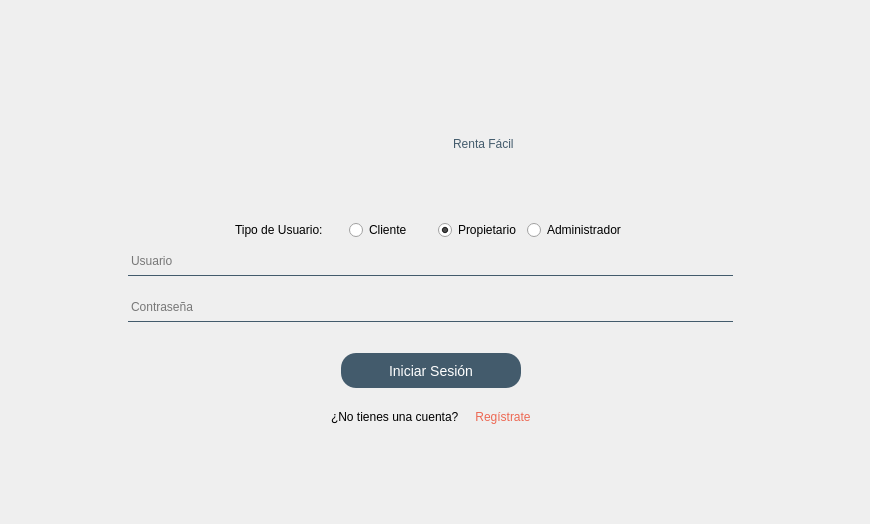
    <widget class="QWidget" name="IniciarSesion">
     <widget class="QWidget" name="layoutWidget">
      <property name="geometry">
       <rect>
        <x>0</x>
        <y>0</y>
        <width>861</width>
        <height>515</height>
       </rect>
      </property>
      <layout class="QVBoxLayout" name="verticalLayout_6">
       <item>
        <layout class="QHBoxLayout" name="horizontalLayout_12">
         <item>
          <layout class="QVBoxLayout" name="verticalLayout_9">
           <item>
            <widget class="QPushButton" name="btnback">
             <property name="minimumSize">
              <size>
               <width>32</width>
               <height>32</height>
              </size>
             </property>
             <property name="maximumSize">
              <size>
               <width>32</width>
               <height>32</height>
              </size>
             </property>
             <property name="styleSheet">
              <string notr="true">border:none;</string>
             </property>
             <property name="text">
              <string/>
             </property>
             <property name="icon">
              <iconset resource="icons.qrc">
               <normaloff>:/iconos/left-arrow.png</normaloff>:/iconos/left-arrow.png</iconset>
             </property>
             <property name="iconSize">
              <size>
               <width>32</width>
               <height>32</height>
              </size>
             </property>
            </widget>
           </item>
           <item>
            <spacer name="verticalSpacer_2">
             <property name="orientation">
              <enum>Qt::Vertical</enum>
             </property>
             <property name="sizeHint" stdset="0">
              <size>
               <width>20</width>
               <height>40</height>
              </size>
             </property>
            </spacer>
           </item>
          </layout>
         </item>
         <item>
          <spacer name="horizontalSpacer_19">
           <property name="orientation">
            <enum>Qt::Horizontal</enum>
           </property>
           <property name="sizeHint" stdset="0">
            <size>
             <width>40</width>
             <height>20</height>
            </size>
           </property>
          </spacer>
         </item>
        </layout>
       </item>
       <item>
        <layout class="QHBoxLayout" name="horizontalLayout_9">
         <item>
          <spacer name="horizontalSpacer_14">
           <property name="orientation">
            <enum>Qt::Horizontal</enum>
           </property>
           <property name="sizeHint" stdset="0">
            <size>
             <width>40</width>
             <height>20</height>
            </size>
           </property>
          </spacer>
         </item>
         <item>
          <layout class="QHBoxLayout" name="horizontalLayout_8">
           <item>
            <widget class="QLabel" name="lblLogo">
             <property name="minimumSize">
              <size>
               <width>100</width>
               <height>100</height>
              </size>
             </property>
             <property name="maximumSize">
              <size>
               <width>100</width>
               <height>100</height>
              </size>
             </property>
             <property name="text">
              <string/>
             </property>
             <property name="pixmap">
              <pixmap resource="icons.qrc">:/iconos/placeholder.png</pixmap>
             </property>
             <property name="scaledContents">
              <bool>true</bool>
             </property>
            </widget>
           </item>
           <item>
            <widget class="QLabel" name="label_3">
             <property name="styleSheet">
              <string notr="true">font: 36pt &quot;Gill Sans MT&quot;;
color: #435B6C;</string>
             </property>
             <property name="text">
              <string>Renta Fácil</string>
             </property>
            </widget>
           </item>
          </layout>
         </item>
         <item>
          <spacer name="horizontalSpacer_15">
           <property name="orientation">
            <enum>Qt::Horizontal</enum>
           </property>
           <property name="sizeHint" stdset="0">
            <size>
             <width>40</width>
             <height>20</height>
            </size>
           </property>
          </spacer>
         </item>
        </layout>
       </item>
       <item>
        <spacer name="verticalSpacer_10">
         <property name="orientation">
          <enum>Qt::Vertical</enum>
         </property>
         <property name="sizeType">
          <enum>QSizePolicy::Fixed</enum>
         </property>
         <property name="sizeHint" stdset="0">
          <size>
           <width>20</width>
           <height>20</height>
          </size>
         </property>
        </spacer>
       </item>
       <item>
        <layout class="QHBoxLayout" name="horizontalLayout_10">
         <item>
          <spacer name="horizontalSpacer_16">
           <property name="orientation">
            <enum>Qt::Horizontal</enum>
           </property>
           <property name="sizeHint" stdset="0">
            <size>
             <width>40</width>
             <height>20</height>
            </size>
           </property>
          </spacer>
         </item>
         <item>
          <layout class="QVBoxLayout" name="verticalLayout_5">
           <item>
            <layout class="QHBoxLayout" name="horizontalLayout_163">
             <item>
              <spacer name="horizontalSpacer_221">
               <property name="orientation">
                <enum>Qt::Horizontal</enum>
               </property>
               <property name="sizeHint" stdset="0">
                <size>
                 <width>40</width>
                 <height>20</height>
                </size>
               </property>
              </spacer>
             </item>
             <item>
              <widget class="QLabel" name="label_109">
               <property name="text">
                <string>Tipo de Usuario:</string>
               </property>
              </widget>
             </item>
             <item>
              <spacer name="horizontalSpacer_222">
               <property name="orientation">
                <enum>Qt::Horizontal</enum>
               </property>
               <property name="sizeType">
                <enum>QSizePolicy::Fixed</enum>
               </property>
               <property name="sizeHint" stdset="0">
                <size>
                 <width>20</width>
                 <height>20</height>
                </size>
               </property>
              </spacer>
             </item>
             <item>
              <widget class="QRadioButton" name="iniciarClienteRB">
               <property name="text">
                <string>Cliente</string>
               </property>
               <property name="checked">
                <bool>false</bool>
               </property>
              </widget>
             </item>
             <item>
              <spacer name="horizontalSpacer_223">
               <property name="orientation">
                <enum>Qt::Horizontal</enum>
               </property>
               <property name="sizeType">
                <enum>QSizePolicy::Fixed</enum>
               </property>
               <property name="sizeHint" stdset="0">
                <size>
                 <width>20</width>
                 <height>20</height>
                </size>
               </property>
              </spacer>
             </item>
             <item>
              <widget class="QRadioButton" name="iniciarPropietarioRB">
               <property name="text">
                <string>Propietario</string>
               </property>
               <property name="checked">
                <bool>true</bool>
               </property>
              </widget>
             </item>
             <item>
              <widget class="QRadioButton" name="iniciarAdministradorRB">
               <property name="text">
                <string>Administrador</string>
               </property>
              </widget>
             </item>
             <item>
              <spacer name="horizontalSpacer_224">
               <property name="orientation">
                <enum>Qt::Horizontal</enum>
               </property>
               <property name="sizeHint" stdset="0">
                <size>
                 <width>40</width>
                 <height>20</height>
                </size>
               </property>
              </spacer>
             </item>
            </layout>
           </item>
           <item alignment="Qt::AlignHCenter">
            <widget class="QLineEdit" name="loginNom">
             <property name="minimumSize">
              <size>
               <width>605</width>
               <height>30</height>
              </size>
             </property>
             <property name="maximumSize">
              <size>
               <width>375</width>
               <height>30</height>
              </size>
             </property>
             <property name="styleSheet">
              <string notr="true">background-color:transparent;
border-top: none;
border-bottom: 1px solid #435B6C;
boder-radius: 5px;</string>
             </property>
             <property name="placeholderText">
              <string>Usuario</string>
             </property>
            </widget>
           </item>
           <item>
            <spacer name="verticalSpacer_8">
             <property name="orientation">
              <enum>Qt::Vertical</enum>
             </property>
             <property name="sizeType">
              <enum>QSizePolicy::Fixed</enum>
             </property>
             <property name="sizeHint" stdset="0">
              <size>
               <width>20</width>
               <height>10</height>
              </size>
             </property>
            </spacer>
           </item>
           <item>
            <widget class="QLineEdit" name="loginPass">
             <property name="minimumSize">
              <size>
               <width>0</width>
               <height>30</height>
              </size>
             </property>
             <property name="maximumSize">
              <size>
               <width>16777215</width>
               <height>30</height>
              </size>
             </property>
             <property name="styleSheet">
              <string notr="true">background-color:transparent;
border-top: none;
border-bottom: 1px solid #435B6C;
boder-radius: 5px;</string>
             </property>
             <property name="inputMask">
              <string/>
             </property>
             <property name="text">
              <string/>
             </property>
             <property name="frame">
              <bool>true</bool>
             </property>
             <property name="echoMode">
              <enum>QLineEdit::Password</enum>
             </property>
             <property name="placeholderText">
              <string>Contraseña</string>
             </property>
             <property name="cursorMoveStyle">
              <enum>Qt::VisualMoveStyle</enum>
             </property>
             <property name="clearButtonEnabled">
              <bool>false</bool>
             </property>
            </widget>
           </item>
           <item>
            <spacer name="verticalSpacer_9">
             <property name="orientation">
              <enum>Qt::Vertical</enum>
             </property>
             <property name="sizeType">
              <enum>QSizePolicy::Fixed</enum>
             </property>
             <property name="sizeHint" stdset="0">
              <size>
               <width>20</width>
               <height>25</height>
              </size>
             </property>
            </spacer>
           </item>
           <item>
            <layout class="QHBoxLayout" name="horizontalLayout_7">
             <item>
              <spacer name="horizontalSpacer_12">
               <property name="orientation">
                <enum>Qt::Horizontal</enum>
               </property>
               <property name="sizeType">
                <enum>QSizePolicy::Expanding</enum>
               </property>
               <property name="sizeHint" stdset="0">
                <size>
                 <width>40</width>
                 <height>20</height>
                </size>
               </property>
              </spacer>
             </item>
             <item>
              <widget class="QPushButton" name="pushButton_2">
               <property name="minimumSize">
                <size>
                 <width>180</width>
                 <height>35</height>
                </size>
               </property>
               <property name="maximumSize">
                <size>
                 <width>280</width>
                 <height>35</height>
                </size>
               </property>
               <property name="cursor">
                <cursorShape>PointingHandCursor</cursorShape>
               </property>
               <property name="styleSheet">
                <string notr="true">background-color:#435B6C;
  border: 0;
  border-radius: 15px;
  height: 35px;
  max-width: 280px;
color: white;
font-size:14px;</string>
               </property>
               <property name="text">
                <string>Iniciar Sesión</string>
               </property>
              </widget>
             </item>
             <item>
              <spacer name="horizontalSpacer_13">
               <property name="orientation">
                <enum>Qt::Horizontal</enum>
               </property>
               <property name="sizeType">
                <enum>QSizePolicy::Expanding</enum>
               </property>
               <property name="sizeHint" stdset="0">
                <size>
                 <width>40</width>
                 <height>20</height>
                </size>
               </property>
              </spacer>
             </item>
            </layout>
           </item>
           <item>
            <spacer name="verticalSpacer_12">
             <property name="orientation">
              <enum>Qt::Vertical</enum>
             </property>
             <property name="sizeType">
              <enum>QSizePolicy::Fixed</enum>
             </property>
             <property name="sizeHint" stdset="0">
              <size>
               <width>20</width>
               <height>13</height>
              </size>
             </property>
            </spacer>
           </item>
           <item>
            <layout class="QHBoxLayout" name="horizontalLayout_41">
             <item>
              <spacer name="horizontalSpacer_44">
               <property name="orientation">
                <enum>Qt::Horizontal</enum>
               </property>
               <property name="sizeHint" stdset="0">
                <size>
                 <width>40</width>
                 <height>20</height>
                </size>
               </property>
              </spacer>
             </item>
             <item>
              <layout class="QHBoxLayout" name="horizontalLayout_42">
               <item>
                <widget class="QLabel" name="label_24">
                 <property name="text">
                  <string>¿No tienes una cuenta?</string>
                 </property>
                </widget>
               </item>
               <item>
                <spacer name="horizontalSpacer_45">
                 <property name="orientation">
                  <enum>Qt::Horizontal</enum>
                 </property>
                 <property name="sizeType">
                  <enum>QSizePolicy::Fixed</enum>
                 </property>
                 <property name="sizeHint" stdset="0">
                  <size>
                   <width>10</width>
                   <height>20</height>
                  </size>
                 </property>
                </spacer>
               </item>
               <item>
                <widget class="QPushButton" name="btnLoginRegistrate">
                 <property name="styleSheet">
                  <string notr="true">border:none;
color:#ED6853;</string>
                 </property>
                 <property name="text">
                  <string>Regístrate</string>
                 </property>
                </widget>
               </item>
              </layout>
             </item>
             <item>
              <spacer name="horizontalSpacer_46">
               <property name="orientation">
                <enum>Qt::Horizontal</enum>
               </property>
               <property name="sizeHint" stdset="0">
                <size>
                 <width>40</width>
                 <height>20</height>
                </size>
               </property>
              </spacer>
             </item>
            </layout>
           </item>
          </layout>
         </item>
         <item>
          <spacer name="horizontalSpacer_17">
           <property name="orientation">
            <enum>Qt::Horizontal</enum>
           </property>
           <property name="sizeHint" stdset="0">
            <size>
             <width>40</width>
             <height>20</height>
            </size>
           </property>
          </spacer>
         </item>
        </layout>
       </item>
       <item>
        <spacer name="verticalSpacer_11">
         <property name="orientation">
          <enum>Qt::Vertical</enum>
         </property>
         <property name="sizeHint" stdset="0">
          <size>
           <width>20</width>
           <height>40</height>
          </size>
         </property>
        </spacer>
       </item>
      </layout>
     </widget>
    </widget>
